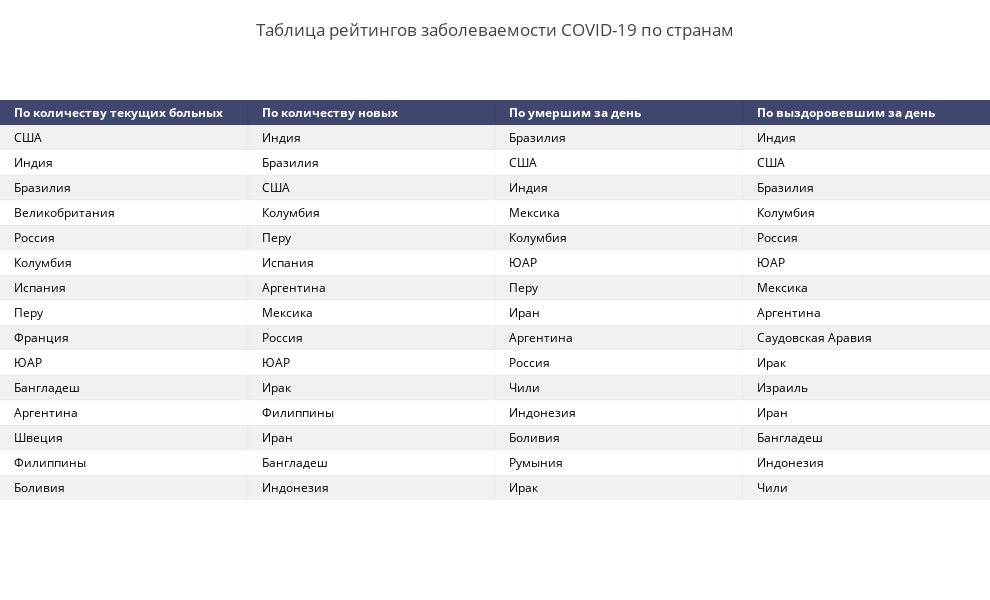

Notebook code cell kept with this figure:
### Code cell
covid_rates = pd.DataFrame()
mask = (X.Date==myday)&(X.Country!='Весь мир')
today_cases = X[mask]
#covid_rates.reset_index(drop=True)
covid_rates['По количеству текущих больных'] = today_cases.sort_values(by=['Remaining_ill'],ascending = False).Country.reset_index(drop=True)
covid_rates['По количеству новых'] = today_cases.sort_values(by=['Day_confirmed'],ascending = False).Country.reset_index(drop=True)
covid_rates['По умершим за день'] = today_cases.sort_values(by=['Day_deaths'],ascending = False).Country.reset_index(drop=True)
covid_rates['По выздоровевшим за день'] = today_cases.sort_values(by=['Day_recovered'],ascending = False).Country.reset_index(drop=True)
covid_rates.head(10)
fig =  ff.create_table(covid_rates.head(15))
fig.update_layout(
    
                  title_text ='Таблица рейтингов заболеваемости COVID-19 по странам',
                  margin = {'t':100, 'b':100},
                  title_x = 0.5,
                  title_y= 0.95,
                  title_xanchor = "center",
                  title_yanchor = "middle", 
                  
                  width = 990, height = 600,template = 'gridon',
    
    
                  xaxis_title='',yaxis_title = ''
)


fig.show()

### Figure 1 — Plotly figure (JSON) as saved in the notebook; plotly's stock layout.template omitted (floating-point values rounded to 4 significant figures)
{"data": [{"colorscale": [[0, "#00083e"], [0.5, "#ededee"], [1, "#ffffff"]], "hoverinfo": "none", "opacity": 0.75, "showscale": false, "type": "heatmap", "z": [[0, 0, 0, 0], [0.5, 0.5, 0.5, 0.5], [1, 1, 1, 1], [0.5, 0.5, 0.5, 0.5], [1, 1, 1, 1], [0.5, 0.5, 0.5, 0.5], [1, 1, 1, 1], [0.5, 0.5, 0.5, 0.5], [1, 1, 1, 1], [0.5, 0.5, 0.5, 0.5], [1, 1, 1, 1], [0.5, 0.5, 0.5, 0.5], [1, 1, 1, 1], [0.5, 0.5, 0.5, 0.5], [1, 1, 1, 1], [0.5, 0.5, 0.5, 0.5]]}], "layout": {"annotations": [{"align": "left", "font": {"color": "#ffffff"}, "showarrow": false, "text": "<b>По количеству текущих больных</b>", "x": -0.45, "xanchor": "left", "xref": "x", "y": 0, "yref": "y"}, {"align": "left", "font": {"color": "#ffffff"}, "showarrow": false, "text": "<b>По количеству новых</b>", "x": 0.55, "xanchor": "left", "xref": "x", "y": 0, "yref": "y"}, {"align": "left", "font": {"color": "#ffffff"}, "showarrow": false, "text": "<b>По умершим за день</b>", "x": 1.55, "xanchor": "left", "xref": "x", "y": 0, "yref": "y"}, {"align": "left", "font": {"color": "#ffffff"}, "showarrow": false, "text": "<b>По выздоровевшим за день</b>", "x": 2.55, "xanchor": "left", "xref": "x", "y": 0, "yref": "y"}, {"align": "left", "font": {"color": "#000000"}, "showarrow": false, "text": "США", "x": -0.45, "xanchor": "left", "xref": "x", "y": 1, "yref": "y"}, {"align": "left", "font": {"color": "#000000"}, "showarrow": false, "text": "Индия", "x": 0.55, "xanchor": "left", "xref": "x", "y": 1, "yref": "y"}, {"align": "left", "font": {"color": "#000000"}, "showarrow": false, "text": "Бразилия", "x": 1.55, "xanchor": "left", "xref": "x", "y": 1, "yref": "y"}, {"align": "left", "font": {"color": "#000000"}, "showarrow": false, "text": "Индия", "x": 2.55, "xanchor": "left", "xref": "x", "y": 1, "yref": "y"}, {"align": "left", "font": {"color": "#000000"}, "showarrow": false, "text": "Индия", "x": -0.45, "xanchor": "left", "xref": "x", "y": 2, "yref": "y"}, {"align": "left", "font": {"color": "#000000"}, "showarrow": false, "text": "Бразилия", "x": 0.55, "xanchor": "left", "xref": "x", "y": 2, "yref": "y"}, {"align": "left", "font": {"color": "#000000"}, "showarrow": false, "text": "США", "x": 1.55, "xanchor": "left", "xref": "x", "y": 2, "yref": "y"}, {"align": "left", "font": {"color": "#000000"}, "showarrow": false, "text": "США", "x": 2.55, "xanchor": "left", "xref": "x", "y": 2, "yref": "y"}, {"align": "left", "font": {"color": "#000000"}, "showarrow": false, "text": "Бразилия", "x": -0.45, "xanchor": "left", "xref": "x", "y": 3, "yref": "y"}, {"align": "left", "font": {"color": "#000000"}, "showarrow": false, "text": "США", "x": 0.55, "xanchor": "left", "xref": "x", "y": 3, "yref": "y"}, {"align": "left", "font": {"color": "#000000"}, "showarrow": false, "text": "Индия", "x": 1.55, "xanchor": "left", "xref": "x", "y": 3, "yref": "y"}, {"align": "left", "font": {"color": "#000000"}, "showarrow": false, "text": "Бразилия", "x": 2.55, "xanchor": "left", "xref": "x", "y": 3, "yref": "y"}, {"align": "left", "font": {"color": "#000000"}, "showarrow": false, "text": "Великобритания", "x": -0.45, "xanchor": "left", "xref": "x", "y": 4, "yref": "y"}, {"align": "left", "font": {"color": "#000000"}, "showarrow": false, "text": "Колумбия", "x": 0.55, "xanchor": "left", "xref": "x", "y": 4, "yref": "y"}, {"align": "left", "font": {"color": "#000000"}, "showarrow": false, "text": "Мексика", "x": 1.55, "xanchor": "left", "xref": "x", "y": 4, "yref": "y"}, {"align": "left", "font": {"color": "#000000"}, "showarrow": false, "text": "Колумбия", "x": 2.55, "xanchor": "left", "xref": "x", "y": 4, "yref": "y"}, {"align": "left", "font": {"color": "#000000"}, "showarrow": false, "text": "Россия", "x": -0.45, "xanchor": "left", "xref": "x", "y": 5, "yref": "y"}, {"align": "left", "font": {"color": "#000000"}, "showarrow": false, "text": "Перу", "x": 0.55, "xanchor": "left", "xref": "x", "y": 5, "yref": "y"}, {"align": "left", "font": {"color": "#000000"}, "showarrow": false, "text": "Колумбия", "x": 1.55, "xanchor": "left", "xref": "x", "y": 5, "yref": "y"}, {"align": "left", "font": {"color": "#000000"}, "showarrow": false, "text": "Россия", "x": 2.55, "xanchor": "left", "xref": "x", "y": 5, "yref": "y"}, {"align": "left", "font": {"color": "#000000"}, "showarrow": false, "text": "Колумбия", "x": -0.45, "xanchor": "left", "xref": "x", "y": 6, "yref": "y"}, {"align": "left", "font": {"color": "#000000"}, "showarrow": false, "text": "Испания", "x": 0.55, "xanchor": "left", "xref": "x", "y": 6, "yref": "y"}, {"align": "left", "font": {"color": "#000000"}, "showarrow": false, "text": "ЮАР", "x": 1.55, "xanchor": "left", "xref": "x", "y": 6, "yref": "y"}, {"align": "left", "font": {"color": "#000000"}, "showarrow": false, "text": "ЮАР", "x": 2.55, "xanchor": "left", "xref": "x", "y": 6, "yref": "y"}, {"align": "left", "font": {"color": "#000000"}, "showarrow": false, "text": "Испания", "x": -0.45, "xanchor": "left", "xref": "x", "y": 7, "yref": "y"}, {"align": "left", "font": {"color": "#000000"}, "showarrow": false, "text": "Аргентина", "x": 0.55, "xanchor": "left", "xref": "x", "y": 7, "yref": "y"}, {"align": "left", "font": {"color": "#000000"}, "showarrow": false, "text": "Перу", "x": 1.55, "xanchor": "left", "xref": "x", "y": 7, "yref": "y"}, {"align": "left", "font": {"color": "#000000"}, "showarrow": false, "text": "Мексика", "x": 2.55, "xanchor": "left", "xref": "x", "y": 7, "yref": "y"}, {"align": "left", "font": {"color": "#000000"}, "showarrow": false, "text": "Перу", "x": -0.45, "xanchor": "left", "xref": "x", "y": 8, "yref": "y"}, {"align": "left", "font": {"color": "#000000"}, "showarrow": false, "text": "Мексика", "x": 0.55, "xanchor": "left", "xref": "x", "y": 8, "yref": "y"}, {"align": "left", "font": {"color": "#000000"}, "showarrow": false, "text": "Иран", "x": 1.55, "xanchor": "left", "xref": "x", "y": 8, "yref": "y"}, {"align": "left", "font": {"color": "#000000"}, "showarrow": false, "text": "Аргентина", "x": 2.55, "xanchor": "left", "xref": "x", "y": 8, "yref": "y"}, {"align": "left", "font": {"color": "#000000"}, "showarrow": false, "text": "Франция", "x": -0.45, "xanchor": "left", "xref": "x", "y": 9, "yref": "y"}, {"align": "left", "font": {"color": "#000000"}, "showarrow": false, "text": "Россия", "x": 0.55, "xanchor": "left", "xref": "x", "y": 9, "yref": "y"}, {"align": "left", "font": {"color": "#000000"}, "showarrow": false, "text": "Аргентина", "x": 1.55, "xanchor": "left", "xref": "x", "y": 9, "yref": "y"}, {"align": "left", "font": {"color": "#000000"}, "showarrow": false, "text": "Саудовская Аравия", "x": 2.55, "xanchor": "left", "xref": "x", "y": 9, "yref": "y"}, {"align": "left", "font": {"color": "#000000"}, "showarrow": false, "text": "ЮАР", "x": -0.45, "xanchor": "left", "xref": "x", "y": 10, "yref": "y"}, {"align": "left", "font": {"color": "#000000"}, "showarrow": false, "text": "ЮАР", "x": 0.55, "xanchor": "left", "xref": "x", "y": 10, "yref": "y"}, {"align": "left", "font": {"color": "#000000"}, "showarrow": false, "text": "Россия", "x": 1.55, "xanchor": "left", "xref": "x", "y": 10, "yref": "y"}, {"align": "left", "font": {"color": "#000000"}, "showarrow": false, "text": "Ирак", "x": 2.55, "xanchor": "left", "xref": "x", "y": 10, "yref": "y"}, {"align": "left", "font": {"color": "#000000"}, "showarrow": false, "text": "Бангладеш", "x": -0.45, "xanchor": "left", "xref": "x", "y": 11, "yref": "y"}, {"align": "left", "font": {"color": "#000000"}, "showarrow": false, "text": "Ирак", "x": 0.55, "xanchor": "left", "xref": "x", "y": 11, "yref": "y"}, {"align": "left", "font": {"color": "#000000"}, "showarrow": false, "text": "Чили", "x": 1.55, "xanchor": "left", "xref": "x", "y": 11, "yref": "y"}, {"align": "left", "font": {"color": "#000000"}, "showarrow": false, "text": "Израиль", "x": 2.55, "xanchor": "left", "xref": "x", "y": 11, "yref": "y"}, {"align": "left", "font": {"color": "#000000"}, "showarrow": false, "text": "Аргентина", "x": -0.45, "xanchor": "left", "xref": "x", "y": 12, "yref": "y"}, {"align": "left", "font": {"color": "#000000"}, "showarrow": false, "text": "Филиппины", "x": 0.55, "xanchor": "left", "xref": "x", "y": 12, "yref": "y"}, {"align": "left", "font": {"color": "#000000"}, "showarrow": false, "text": "Индонезия", "x": 1.55, "xanchor": "left", "xref": "x", "y": 12, "yref": "y"}, {"align": "left", "font": {"color": "#000000"}, "showarrow": false, "text": "Иран", "x": 2.55, "xanchor": "left", "xref": "x", "y": 12, "yref": "y"}, {"align": "left", "font": {"color": "#000000"}, "showarrow": false, "text": "Швеция", "x": -0.45, "xanchor": "left", "xref": "x", "y": 13, "yref": "y"}, {"align": "left", "font": {"color": "#000000"}, "showarrow": false, "text": "Иран", "x": 0.55, "xanchor": "left", "xref": "x", "y": 13, "yref": "y"}, {"align": "left", "font": {"color": "#000000"}, "showarrow": false, "text": "Боливия", "x": 1.55, "xanchor": "left", "xref": "x", "y": 13, "yref": "y"}, {"align": "left", "font": {"color": "#000000"}, "showarrow": false, "text": "Бангладеш", "x": 2.55, "xanchor": "left", "xref": "x", "y": 13, "yref": "y"}, {"align": "left", "font": {"color": "#000000"}, "showarrow": false, "text": "Филиппины", "x": -0.45, "xanchor": "left", "xref": "x", "y": 14, "yref": "y"}, {"align": "left", "font": {"color": "#000000"}, "showarrow": false, "text": "Бангладеш", "x": 0.55, "xanchor": "left", "xref": "x", "y": 14, "yref": "y"}, {"align": "left", "font": {"color": "#000000"}, "showarrow": false, "text": "Румыния", "x": 1.55, "xanchor": "left", "xref": "x", "y": 14, "yref": "y"}, {"align": "left", "font": {"color": "#000000"}, "showarrow": false, "text": "Индонезия", "x": 2.55, "xanchor": "left", "xref": "x", "y": 14, "yref": "y"}, {"align": "left", "font": {"color": "#000000"}, "showarrow": false, "text": "Боливия", "x": -0.45, "xanchor": "left", "xref": "x", "y": 15, "yref": "y"}, {"align": "left", "font": {"color": "#000000"}, "showarrow": false, "text": "Индонезия", "x": 0.55, "xanchor": "left", "xref": "x", "y": 15, "yref": "y"}, {"align": "left", "font": {"color": "#000000"}, "showarrow": false, "text": "Ирак", "x": 1.55, "xanchor": "left", "xref": "x", "y": 15, "yref": "y"}, {"align": "left", "font": {"color": "#000000"}, "showarrow": false, "text": "Чили", "x": 2.55, "xanchor": "left", "xref": "x", "y": 15, "yref": "y"}], "height": 600, "margin": {"b": 100, "l": 0, "r": 0, "t": 100}, "title": {"text": "Таблица рейтингов заболеваемости COVID-19 по странам", "x": 0.5, "xanchor": "center", "y": 0.95, "yanchor": "middle"}, "width": 990, "xaxis": {"dtick": 1, "gridwidth": 2, "showticklabels": false, "tick0": -0.5, "ticks": "", "title": {"text": ""}, "zeroline": false}, "yaxis": {"autorange": "reversed", "dtick": 1, "gridwidth": 2, "showticklabels": false, "tick0": 0.5, "ticks": "", "title": {"text": ""}, "zeroline": false}}}
